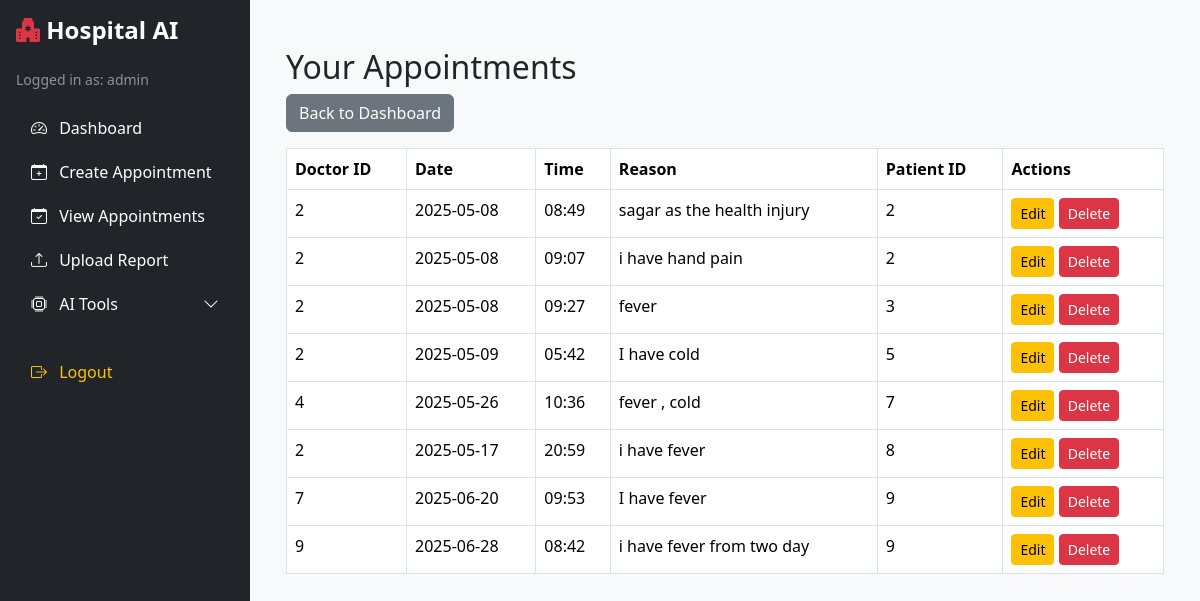
The app's page /view_appointments (signed in) with its own data.
### app/models/user.py (models this page shows, shortened)
class User(UserMixin, db.Model):
    id = db.Column(db.Integer, primary_key=True)
    username = db.Column(db.String(100), unique=True, nullable=False)
    password = db.Column(db.String(100), nullable=False)
    role = db.Column(db.String(20), nullable=False)  # 'admin', 'doctor', 'patient'

### app/models/appointment.py (models this page shows)
class Appointment(db.Model):
    id = db.Column(db.Integer, primary_key=True)
    patient_id = db.Column(db.Integer, db.ForeignKey('user.id'), nullable=False)
    doctor_id = db.Column(db.Integer, db.ForeignKey('user.id'), nullable=False)
    date = db.Column(db.DateTime, nullable=False)
    reason = db.Column(db.String(255), nullable=False)
    doctor = db.relationship('User', foreign_keys=[doctor_id], backref='doctor_appointments', lazy=True)
    patient = db.relationship('User', foreign_keys=[patient_id], backref='patient_appointments', lazy=True)

### app/controllers/appointment_controller.py (the view)
@appointment_bp.route('/view_appointments')
@login_required
def view_appointments():
    if current_user.role == 'admin':
        appointments = Appointment.query.all()
    elif current_user.role == 'doctor':
        appointments = Appointment.query.filter_by(doctor_id=current_user.id).all()
    elif current_user.role == 'patient':
        appointments = Appointment.query.filter_by(patient_id=current_user.id).all()
    else:
        appointments = []
    return render_template('view_appointments.html', appointments=appointments)

### app/models/user.py (called while the page is built)
@login_manager.user_loader
def load_user(user_id):
    return User.query.get(int(user_id))

### app/templates/view_appointments.html
{% extends 'base.html' %}
{% block content %}
<div class="container mt-4">
  <h2>Your Appointments</h2>
  <a href="{{ url_for('auth.dashboard') }}" class="btn btn-secondary mb-3">Back to Dashboard</a>
  <table class="table table-bordered">
    <thead class="thead-dark">
      <tr>
        <th>Doctor ID</th>
        <th>Date</th>
        <th>Time</th>
        <th>Reason</th>
        {% if current_user.role != 'patient' %}
        <th>Patient ID</th>
        <th>Actions</th>
        {% endif %}
      </tr>
    </thead>
    <tbody>
      {% for appt in appointments %}
      <tr>
        <td>{{ appt.doctor_id }}</td>
        <td>{{ appt.date.strftime('%Y-%m-%d') }}</td>
        <td>{{ appt.date.strftime('%H:%M') }}</td>
        <td>{{ appt.reason }}</td>
        {% if current_user.role != 'patient' %}
        <td>{{ appt.patient_id }}</td>
        <td>
          <a href="{{ url_for('appointment.edit_appointment', appointment_id=appt.id) }}" class="btn btn-sm btn-warning">Edit</a>
          <a href="{{ url_for('appointment.delete_appointment', appointment_id=appt.id) }}" class="btn btn-sm btn-danger"
            onclick="return confirm('Are you sure you want to delete this appointment?');">Delete</a>
        </td>
        {% endif %}
      </tr>
      {% endfor %}
    </tbody>
  </table>
</div>
{% endblock %}

### app/templates/base.html (shortened to what this page needs)
<!DOCTYPE html>
<html lang="en">
<head>
    <link href="https://cdn.jsdelivr.net/npm/bootstrap@5.3.2/dist/css/bootstrap.min.css" rel="stylesheet">
    <link href="https://cdn.jsdelivr.net/npm/bootstrap-icons@1.10.5/font/bootstrap-icons.css" rel="stylesheet">
</head>
<body>
<div class="d-flex">
    <div class="bg-dark text-white p-3 sidebar">
        <h4 class="mb-4"><i class="bi bi-hospital-fill text-danger"></i> Hospital AI</h4>
        {% if current_user.is_authenticated %}
            <p class="text-white-50 small">Logged in as: {{ current_user.role }}</p>
            <ul class="nav flex-column">
                <li class="nav-item">
                    <a class="nav-link text-white" href="{{ url_for('auth.dashboard') }}">
                        <i class="bi bi-speedometer2 me-2"></i> Dashboard
                    </a>
                </li>
                <li class="nav-item">
                    <a class="nav-link text-white" href="{{ url_for('appointment.create_appointment') }}">
                        <i class="bi bi-calendar-plus me-2"></i> Create Appointment
                    </a>
                </li>
                {% if current_user.role in ['admin', 'doctor'] %}
                    <li class="nav-item">
                        <a class="nav-link text-white" href="{{ url_for('appointment.view_appointments') }}">
                            <i class="bi bi-calendar-check me-2"></i> View Appointments
                        </a>
                    </li>
                {% endif %}
                <li class="nav-item">
                    <a class="nav-link text-white" href="{{ url_for('report.upload_report') }}">
                        <i class="bi bi-upload me-2"></i> Upload Report
                    </a>
                </li>
                <li class="nav-item">
                    <a class="nav-link text-white" data-bs-toggle="collapse" href="#aiTools" role="button" aria-expanded="false">
                        <i class="bi bi-cpu me-2"></i> AI Tools <i class="bi bi-chevron-down float-end"></i>
                    </a>
                </li>
                <li class="nav-item mt-4">
                    <a class="nav-link text-warning" href="{{ url_for('auth.logout') }}">
                        <i class="bi bi-box-arrow-right me-2"></i> Logout
                    </a>
                </li>
            </ul>
        {% else %}
            <p class="text-white">Not logged in</p>
        {% endif %}
    </div>
    <div class="flex-grow-1 p-4 main-content">
        {% block content %}{% endblock %}
    </div>
</div>
</body>
</html>

### app/templates/base.html (style rules this page uses)
body { font-family: 'Segoe UI', sans-serif; }
.sidebar { width: 250px; min-height: 100vh; }
.sidebar .nav-link { padding: 10px 15px; border-radius: 5px; transition: background 0.3s; }
.sidebar h4 { font-weight: bold; }
.nav-link i { font-size: 1rem; }
.main-content { background-color: #f8f9fa; min-height: 100vh; }

### records on screen
User: role "admin"
Appointment: doctor_id "2", date "2025-05-08", date "08:49", reason "sagar as the health injury", patient_id "2"
Appointment: doctor_id "2", date "2025-05-08", date "09:07", reason "i have hand pain", patient_id "2"
Appointment: doctor_id "2", date "2025-05-08", date "09:27", reason "fever", patient_id "3"
Appointment: doctor_id "2", date "2025-05-09", date "05:42", reason "I have cold", patient_id "5"
Appointment: doctor_id "4", date "2025-05-26", date "10:36", reason "fever , cold", patient_id "7"
Appointment: doctor_id "2", date "2025-05-17", date "20:59", reason "i have fever", patient_id "8"
Appointment: doctor_id "7", date "2025-06-20", date "09:53", reason "I have fever", patient_id "9"
Appointment: doctor_id "9", date "2025-06-28", date "08:42", reason "i have fever from two day", patient_id "9"
